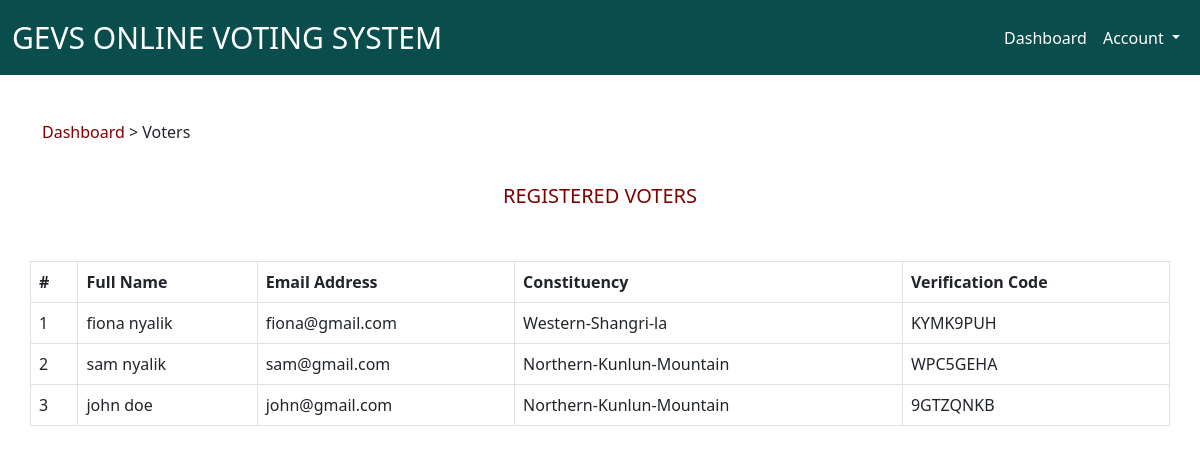
The app's page /electionOfficer/voters.php (signed in) with its own data.
### tables this page shows
CREATE TABLE `voters` (
  `voterId` int(11) NOT NULL,
  `fullName` varchar(255) NOT NULL,
  `emailAddress` varchar(255) NOT NULL,
  `dateOfBirth` date NOT NULL,
  `constituency` varchar(200) NOT NULL,
  `uvc` varchar(8) NOT NULL,
  `password` varchar(255) NOT NULL,
  `dateCreated` datetime DEFAULT current_timestamp()
);

### electionOfficer/voters.php (the view, shortened to what this page needs)
<?php
include_once "./functions/functions.php";
$pdo = databaseConnection();
?>
<?= headerTemplate('ELECTION OFFICER | VOTERS'); ?>
<?= dashboardNavbarTemplate(); ?>
<div class="breadcrumb">
    <div class="container">
        <div class="row">
            <span><a href="index.php?page=electionOfficer/dashboard">Dashboard</a> > Voters</span>
        </div>
    </div>
</div>
<div class="page-heading text-center">
    <div class="container">
        <div class="row">
            <h3>REGISTERED VOTERS</h3>
        </div>
    </div>
</div>
<div class="table_list">
    <div class="container">
        <div class="row">
            <table class="table table-bordered">
                <?php
                $sql = $pdo->prepare("SELECT * FROM voters");
                $sql->execute();
                $database_voters = $sql->fetchAll(PDO::FETCH_ASSOC);
                $num = 1;
                ?>
                <thead>
                    <tr>
                        <th>#</th>
                        <th>Full Name</th>
                        <th>Email Address</th>
                        <th>Constituency</th>
                        <th>Verification Code</th>
                    </tr>
                </thead>
                <?php foreach ($database_voters as $voters_data) : ?>
                    <tbody>
                        <td><?= $num++ ?></td>
                        <td><?= $voters_data["fullName"]; ?></td>
                        <td><?= $voters_data["emailAddress"]; ?></td>
                        <td><?= $voters_data["constituency"]; ?></td>
                        <td><?= $voters_data["uvc"]; ?></td>
                    </tbody>
                <?php endforeach; ?>
            </table>
        </div>
    </div>
</div>

### css/styles.css (style rules this page uses)
:root { --main-color: #fff; --primary-color: #094d4d; --secondary-color: #16a4a4; --tertiary-color: #800000; --dark-color: #000; }
* { margin: 0; padding: 0; box-sizing: border-box; scroll-behavior: smooth; }
.breadcrumb { margin-top: 45px; }
.breadcrumb a { text-decoration: none; color: var(--tertiary-color); }
.page-heading { margin-top: 40px; }
.page-heading h3 { font-size: 20px; color: var(--tertiary-color); font-weight: 400; }
.table_list { margin: 45px 0; }

### records on screen
voters: fullName "fiona nyalik", emailAddress "fiona@gmail.com", constituency "Western-Shangri-la", uvc "KYMK9PUH"
voters: fullName "sam nyalik", emailAddress "sam@gmail.com", constituency "Northern-Kunlun-Mountain", uvc "WPC5GEHA"
voters: fullName "john doe", emailAddress "john@gmail.com", constituency "Northern-Kunlun-Mountain", uvc "9GTZQNKB"
